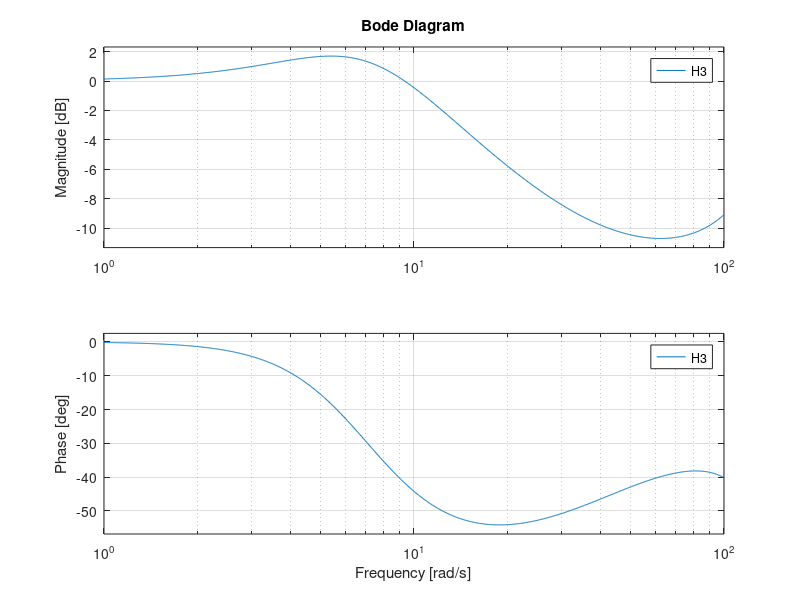

Reproduce this figure in MATLAB. (Note: this script raises an error after producing the figure.)
%Conner Dimoush
clear
%MODULE PARAMETERS
%----------
mr = 40; %mass of robot [kg]
mwm = 2; %mass of wheel module [kg]
k = 500; %Spring Stiffness [N/m]
kt = 50000; %Tire Stiffness [N/m]
b = 100; %Damper [N-s/m]

%X1
A1 = kt*b;
B1 = kt*k;
C1 = mwm*mr/4;
D1 = b*(mwm+mr/4);
E1 = k*(mwm+mr/4)+kt*mr/4;
F1 = kt*b;
G1 = k*kt;   

%X3
A3 = kt*mwm;
B3 = kt*b;
C3 = kt*k;
D3 = mwm*mr/4;
E3 = b*(mwm+mr/4);
F3 = k*(mwm+mr/4)+kt*mr/4;
G3 = kt*b;
H3 = k*kt;

H1 = tf([A1, B1],[C1, D1, E1, F1, G1]);
H3 = tf([A3, B3, C3],[D3, E3, F3, G3, H3]);

figure(1);
hold on;

bode(H1,{1,100})
bode(H3,{1,100})
grid on
title("Bode (k: " +num2str(k)+ " [N/m], kt: " +num2str(kt)+ " [N/m], b: " +num2str(b)+ " [N-s/m])");
legend();

hold off;

figure(2)
hold on;

stepplot(H1)
stepplot(H3)
title("Step Response (k: " +num2str(k)+ " [N/m], kt: " +num2str(kt)+ " [N/m], b: " +num2str(b)+ " [N-s/m])");
legend();

hold off;





